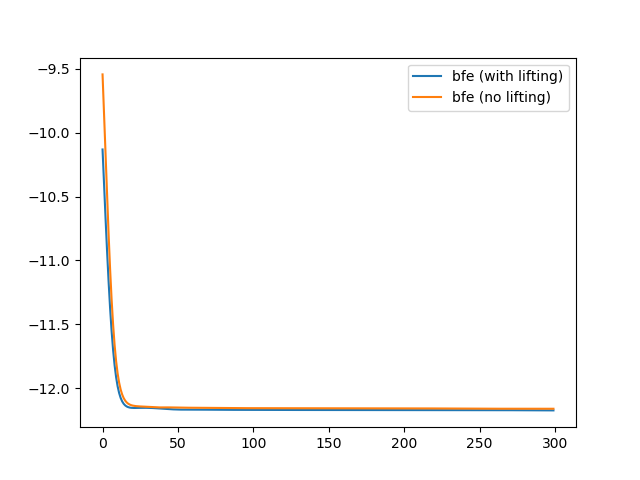

This chart was generated by the following Python code:
import tensorflow as tf
import numpy as np
import utils

seed = 0
utils.set_seed(seed=seed)
utils.set_path()

from CompressedGraph import *
from CompressedGraphSorted import *

from numpy import Inf
from Potential import TablePotential

p1 = TablePotential({
    (True, True): 4,
    (True, False): 1,
    (False, True): 0.5,
    (False, False): 3
}, symmetric=True)


# currently extract the log_potential_fun manually
def log_potential_fun(xs):
    x0, x1 = xs[0], xs[1]
    return 4 * (x0 == 1) * (x1 == 1) + 1 * (x0 == 1) * (x1 == 0) + 0.5 * (x0 == 0) * (x1 == 1) + 3 * (x0 == 0) * (
        x1 == 0)
    # return 4 * x0 * x1 + 3 * (1 - x0) * (1 - x1) + 1 * (x0 != x1)  # being clever in this case


# from MLNPotential import MLNPotential
# p1 = MLNPotential(formula=lambda xs: xs[0] * xs[1], w=1)

# d = Domain([True, False])
d = Domain([0, 1], continuous=False)

N = 4
# rvs = []
# for i in range(N):
#     rvs.append(RV(d))
rvs = [RV(d) for n in range(N)]

# fs = []
# for i in range(N - 1):
#     fs.append(F(potential=p1, log_potential_fun=log_potential_fun, nb=(rvs[i], rvs[i + 1])))
fs = [F(potential=p1, log_potential_fun=log_potential_fun, nb=(rvs[i], rvs[i + 1])) for i in range(N - 1)]
g = Graph()
g.rvs = rvs
g.factors = fs
g.init_nb()

cg = CompressedGraph(g)
cg.run()

print(len(g.rvs), len(g.factors))
print(len(cg.rvs), len(cg.factors))

K = 2
T = 0
lr = 1e-1
its = 300
from OneShot import OneShot, LiftedOneShot

print('with lifting')
osi = LiftedOneShot(cg=cg, K=K, T=T, seed=seed)
res = osi.run(lr=lr, its=its)
w = res['w']
w_row = w[None, :]
for rv in sorted(cg.rvs):
    print(rv)
    print(rv.rvs)
    params = rv.belief_params
    print(params)
    if 'pi' in params:
        print(w @ params['pi'])
    if 'mu' in params:
        print(w @ params['mu'])

import matplotlib.pyplot as plt

record = res['record']
# for key in record:
#     plt.plot(record[key], label=key)
plt.plot(record['bfe'], label='bfe (with lifting)')

print('no lifting')

osi = OneShot(g=g, K=K, T=T, seed=seed)
res = osi.run(lr=lr, its=its)
w = res['w']
w_row = w[None, :]
for rv in sorted(g.rvs):
    print(rv)
    params = rv.belief_params
    print(params)
    if 'pi' in params:
        print(w @ params['pi'])
    if 'mu' in params:
        print(w @ params['mu'])

import matplotlib.pyplot as plt

record = res['record']
# for key in record:
#     plt.plot(record[key], label=key)
plt.plot(record['bfe'], label='bfe (no lifting)')

plt.legend(loc='best')

# plt.show()
save_name = __file__.split('.py')[0]
plt.savefig('%s.png' % save_name)
